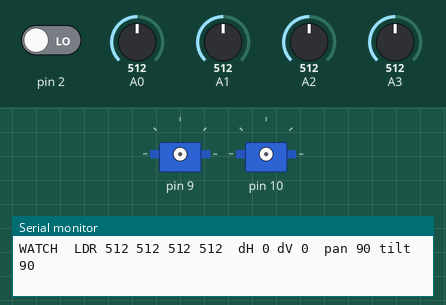
This sketch was run on a simulated Arduino Nano, built with avr-gcc and run on an emulated ATmega328P. Shown: 2 × servo, the last lines printed to the serial monitor. Inputs (shaded band) come from the test bench; at power-on: A0 = 512, pin 2 LOW, A2 = 512, A1 = 512, A3 = 512. EEPROM starts erased.

Above: at 4.2 s.
4.3 s: A0 set to 532
5.8 s: A0 set to 560
At 6.35 s:
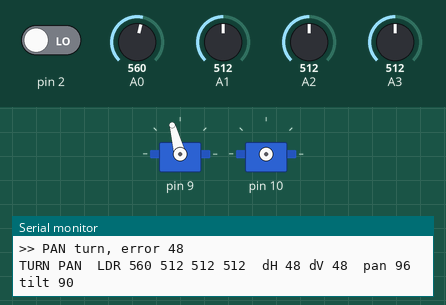
At 7.15 s:
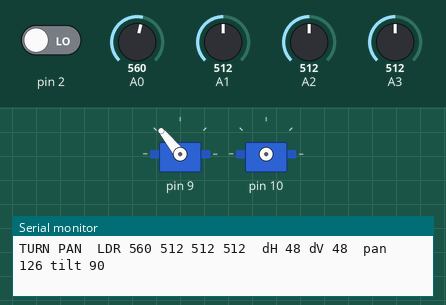
8.8 s: pin 2 driven HIGH
At 9.0 s:
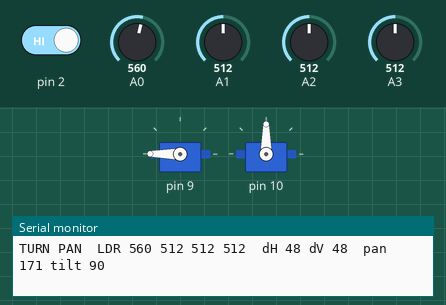
11.8 s: pin 2 driven LOW
At 12.8 s:
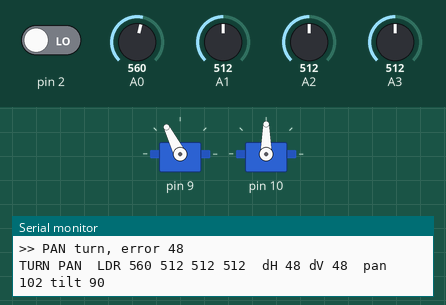
14.8 s: A2 set to 521
17.8 s: A2 set to 543
Timing chart, 0 to 20.8 s (numbered marks = the images above; inputs shaded):
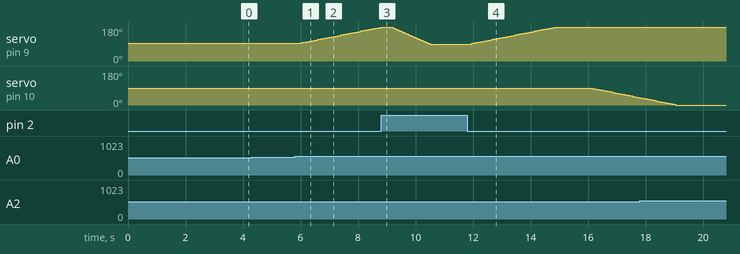

Measured:
- the behaviour switches between 542 and 543 on A0 (found by bisection; images 0 and 1)
- after the input at 5.8 s, servo on pin 9: moves from 93° to 177° over 2.7 s, starting after 0.20 s
- after the input at 8.8 s, servo on pin 10: stays 90° (without the input it goes to 87° after 1.3 s)
- after the input at 11.8 s, servo on pin 9: moves from 90° to 177° over 2.8 s, starting after 0.15 s

The sketch:

tracker_nano.ino
```cpp
// Solar tracker firmware — Arduino Nano (runs standalone, no PC needed).
// Pin-out (KiCad U2): SERVO_PAN D9, SERVO_TILT D10, LDR_TL/TR/BL/BR A0..A3, MOVING (from ESP32) D2.
// LDRs: 5V -> LDR -> Ax -> R -> GND (higher reading = more light), all four R equal.
// Power: Nano (5V pin, not VIN) and both servos from Buck A (5 V rail), common GND.
//
// Turn-based tracking (one axis per turn):
//   DECIDE: pan needed (|dH| > TOL)? tilt needed (|dV| > TOL)? Pan first; after a turn the
//           other axis gets priority if it needs it.
//   TURN  : step that axis STEP_DEG (3) toward the light until it is balanced (< TOL_STOP), it hits
//           a limit, or |error| has not improved by IMPROVE counts for NO_GAIN_MS (5 s).
//   HOLD  : servo stays powered, deck locked for HOLD_MS (1 s), then DECIDE again.
//   WATCH : nothing needed -> both servos released, angles saved; re-enters DECIDE when needed.
// MOVING HIGH (car driving) -> PARK: tilt then pan to FLAT, servos released.
// Start-up: last angles from EEPROM, servos attached AT those angles (no jump), 3 s wait.
// Status LED (D13): on = turn/hold, slow blink = parked, off = watching.
// Serial 115200: one line per event (turn start/end + reason) and status every 0.5 s.
#include <Servo.h>
#include <EEPROM.h>

// ---------- tune these ----------
const int PAN_MIN = 0,  PAN_MAX = 180;
const int TILT_MIN = 0, TILT_MAX = 180;
const int FLAT_PAN = 90, FLAT_TILT = 90;   // angles where the panel lies flat on the car
const int PAN_SIGN = 1, TILT_SIGN = -1;    // confirmed 14/10
const int TOL = 30;                        // turn needed when |difference| > this (ADC counts)
const int TOL_STOP = 10;                   // turn ends when |difference| < this (balanced)
const int IMPROVE = 10;                    // "significant improvement" in |difference|
const unsigned long NO_GAIN_MS = 5000;     // end the turn if no improvement for this long
const unsigned long HOLD_MS = 1000;        // lock after each turn
const int STEP_DEG = 3;                    // degrees per tracking step (bigger = less sticking)
const unsigned long STEP_MS = 100, START_WAIT_MS = 3000;   // time between steps (~30 deg/s)
const int PARK_MS_PER_DEG = 15;
// ---------------------------------

struct Axis {
  Servo s; uint8_t pin, ee; int pos = 90, mn, mx, sign; bool on = false;
  Axis(uint8_t p, uint8_t e, int lo, int hi, int sg) : pin(p), ee(e), mn(lo), mx(hi), sign(sg) {}
  void engage()  { if (!on) { s.write(pos); s.attach(pin); on = true; } }
  void release() { if (on) { s.detach(); on = false; } EEPROM.update(ee, pos); EEPROM.update(10 + ee, 0x5A); }
  void load(int def) { pos = (EEPROM.read(10 + ee) == 0x5A) ? EEPROM.read(ee) : def; pos = constrain(pos, mn, mx); }
  void slewTo(int t) { engage(); while (pos != t) { pos += t > pos ? 1 : -1; s.write(pos); delay(PARK_MS_PER_DEG); } }
  bool step(int d) {                       // STEP_DEG toward the light; false if at a limit
    int n = constrain(pos + sign * (d > 0 ? STEP_DEG : -STEP_DEG), mn, mx);
    if (n == pos) return false;
    engage(); pos = n; s.write(pos); return true;
  }
};
Axis pan (9,  0, PAN_MIN,  PAN_MAX,  PAN_SIGN);
Axis tilt(10, 1, TILT_MIN, TILT_MAX, TILT_SIGN);

enum Mode { TURN, HOLD, WATCH, PARKED } mode = WATCH;
const char* NAME[] = {"TURN", "HOLD", "WATCH", "PARKED"};
Axis* act = &pan;                          // axis of the current / last turn
int v[4], dv, dh, best;
unsigned long tGain, tHold;

void readLDR() {
  for (int i = 0; i < 4; i++) { long s = 0; for (int k = 0; k < 4; k++) s += analogRead(A0 + i); v[i] = s / 4; }
  dv = (v[0] + v[1]) - (v[2] + v[3]);      // top - bottom  -> tilt
  dh = (v[0] + v[2]) - (v[1] + v[3]);      // left - right  -> pan
}
int err(Axis* a) { return a == &pan ? dh : dv; }
const char* nm(Axis* a) { return a == &pan ? "PAN" : "TILT"; }

bool movingSignal() {                      // debounced 50 ms
  static bool stable = false, last = false; static unsigned long since = 0;
  bool now = digitalRead(2);
  if (now != last) { last = now; since = millis(); }
  if (millis() - since >= 50) stable = last;
  return stable;
}

// choose the next axis: the other one first if it needs it, else the same one, else none
Axis* nextAxis(bool afterTurn) {
  bool needP = abs(dh) > TOL, needT = abs(dv) > TOL;
  Axis* other = (act == &pan) ? &tilt : &pan;
  if (!afterTurn) return needP ? &pan : needT ? &tilt : nullptr;
  if (abs(err(other)) > TOL) return other;
  return (needP || needT) ? act : nullptr;
}

void startTurn(Axis* a) {
  Axis* other = (a == &pan) ? &tilt : &pan;
  other->release();                        // one servo powered at a time
  act = a; best = abs(err(a)); tGain = millis(); mode = TURN;
  Serial.print(">> "); Serial.print(nm(a)); Serial.print(" turn, error "); Serial.println(err(a));
}

void endTurn(const char* why) {
  Serial.print("<< "); Serial.print(nm(act)); Serial.print(" done ("); Serial.print(why);
  Serial.print("), error "); Serial.print(err(act)); Serial.print(", angle "); Serial.println(act->pos);
  tHold = millis(); mode = HOLD;
}

void setup() {
  Serial.begin(115200);
  pinMode(2, INPUT); pinMode(13, OUTPUT);  // tie D2 to GND when the ESP32 is not connected
  pan.load(FLAT_PAN); tilt.load(FLAT_TILT);
  delay(START_WAIT_MS);
  Serial.println("tracker_nano (turn-based) ready");
}

void loop() {
  static unsigned long tStep = 0, tPrint = 0;

  if (movingSignal()) {
    if (mode != PARKED) {                  // tilt first, then pan (one servo at a time)
      pan.release(); tilt.slewTo(FLAT_TILT); delay(300); tilt.release();
      pan.slewTo(FLAT_PAN); delay(300); pan.release();
      mode = PARKED; Serial.println("PARKED");
    }
  } else if (millis() - tStep >= STEP_MS) {
    tStep = millis();
    readLDR();
    switch (mode) {
      case PARKED: mode = WATCH;           // car stopped: fall through and check the light
      case WATCH: { Axis* a = nextAxis(false); if (a) startTurn(a); break; }
      case TURN: {
        int e = abs(err(act));
        if (e < TOL_STOP) { endTurn("balanced"); break; }
        if (e <= best - IMPROVE) { best = e; tGain = millis(); }
        if (millis() - tGain >= NO_GAIN_MS) { endTurn("no improvement 5 s"); break; }
        if (!act->step(err(act))) endTurn("limit");
        break;
      }
      case HOLD:
        if (millis() - tHold >= HOLD_MS) {
          Axis* a = nextAxis(true);
          if (a) startTurn(a);
          else { pan.release(); tilt.release(); mode = WATCH; Serial.println("balanced -> WATCH (servos off)"); }
        }
        break;
    }
  }

  digitalWrite(13, mode == TURN || mode == HOLD ? HIGH : mode == PARKED ? (millis() / 500) % 2 : LOW);

  if (millis() - tPrint >= 500) {
    tPrint = millis();
    Serial.print(NAME[mode]); if (mode == TURN || mode == HOLD) { Serial.print(' '); Serial.print(nm(act)); }
    Serial.print("  LDR "); for (int i = 0; i < 4; i++) { Serial.print(v[i]); Serial.print(' '); }
    Serial.print(" dH "); Serial.print(dh); Serial.print(" dV "); Serial.print(dv);
    Serial.print("  pan "); Serial.print(pan.pos); Serial.print(" tilt "); Serial.println(tilt.pos);
  }
}
```
